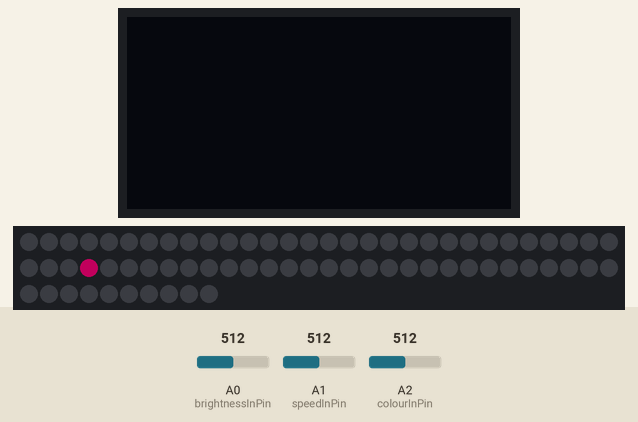
The sketch below on a simulated Arduino Uno, built with avr-gcc and run on an emulated ATmega328P. Parts: 128×64 one-colour display, 70 RGB LEDs in strip order, left to right, continuing on the next row. Inputs (shaded band) come from the test bench; at power-on: A2 (colourInPin) = 512, A0 (brightnessInPin) = 512, A1 (speedInPin) = 512. Dim RGB values are drawn brighter than linear; colours are those a GRB WS2812 strip shows for the declared byte order.

Above: at 1.2 s.
1.3 s: A2 (colourInPin) set to 716
3.8 s: A2 (colourInPin) set to 900
6.1 s: A0 (brightnessInPin) set to 589
9.7 s: A0 (brightnessInPin) set to 590
14.6 s: A2 (colourInPin) set to 306
17.0 s: A2 (colourInPin) set to 245
Timing chart, 0 to 20.0 s (numbered marks = the images above; inputs shaded):
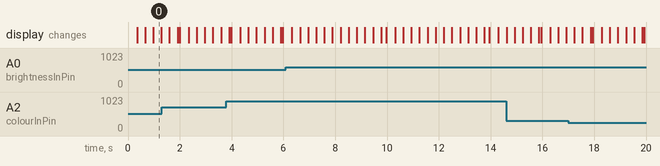

The sketch:

draft_framework_baclkup.ino
```cpp
//Libraries

#include <FastLED.h>
#include <SPI.h>
#include <Wire.h>
#include <Adafruit_GFX.h>
#include <Adafruit_SSD1306.h>

//Pin assignment

#define LED_PIN 4              // which pin are LEDS connected to?
#define NUM_LEDS 70
#define COLOR_ORDER RGB
#define LED_TYPE WS2812B        // i'm using WS2811s, FastLED supports lots of different types.

//OLED Display

#define SCREEN_WIDTH 128 // OLED display width, in pixels
#define SCREEN_HEIGHT 64 // OLED display height, in pixels
#define MAX_BRIGHTNESS 255      // Thats full on, watch the power!
#define MIN_BRIGHTNESS 50       // set to a minimum of 25%
#define OLED_RESET     -1 // Reset pin  (or -1 if sharing Arduino reset pin)
  Adafruit_SSD1306 display(SCREEN_WIDTH, SCREEN_HEIGHT, &Wire, OLED_RESET);

//Global Variables

int fadeAmount = 5;

const int brightnessInPin = A0;  //Analog PIN: Brightness
const int speedInPin = A1;       //Analog PIN: Speed
const int colourInPin = A2;      //Analog PIN HUE

int brightnessInLED = 5;
int speedInLED = 6;
int colourInLED = 7;

struct CRGB leds[NUM_LEDS];

//Code

void setup() {

  display.begin(SSD1306_SWITCHCAPVCC, 0x3C);
  display.clearDisplay();

  LEDS.addLeds<LED_TYPE, LED_PIN, COLOR_ORDER>(leds, NUM_LEDS).setCorrection(TypicalLEDStrip);
  FastLED.setBrightness(MAX_BRIGHTNESS);
}

void loop() {

  int mappedValue = map(analogRead(brightnessInPin), 0, 1023, 0, 255);


  FastLED.setBrightness(constrain(mappedValue, MIN_BRIGHTNESS, MAX_BRIGHTNESS));

  // read the analog speed value:
  // map it to a value used in delay();
  int delayValue = map(analogRead(speedInPin), 0, 1023, 0, 50);

  int mappedHue;

  for(int i = 0; i < NUM_LEDS; i++)
    {
      mappedHue = map(analogRead(colourInPin), 0, 1023, 0, 255);
    // Set the i'th led to the chosen colour
      leds[i] = CHSV(mappedHue, 255, 255);
    // Show the leds
      FastLED.show();
    // now that we've shown the leds, reset the i'th led to black
      leds[i] = CRGB::Black;
    // Wait a little bit before we loop around and do it again
      delay(delayValue);
    }

  // Now go in the other direction.
  for(int i = NUM_LEDS-1; i >= 0; i--)
    {
      mappedHue = map(analogRead(colourInPin), 0, 1023, 0, 255);
    // Set the i'th led to the chosen colour
      leds[i] = CHSV(mappedHue, 255, 255);
    // Show the leds
      FastLED.show();
    // now that we've shown the leds, reset the i'th led to black
      leds[i] = CRGB::Black;
    // Wait a little bit before we loop around and do it again
      delay(delayValue);
    }
}
```
